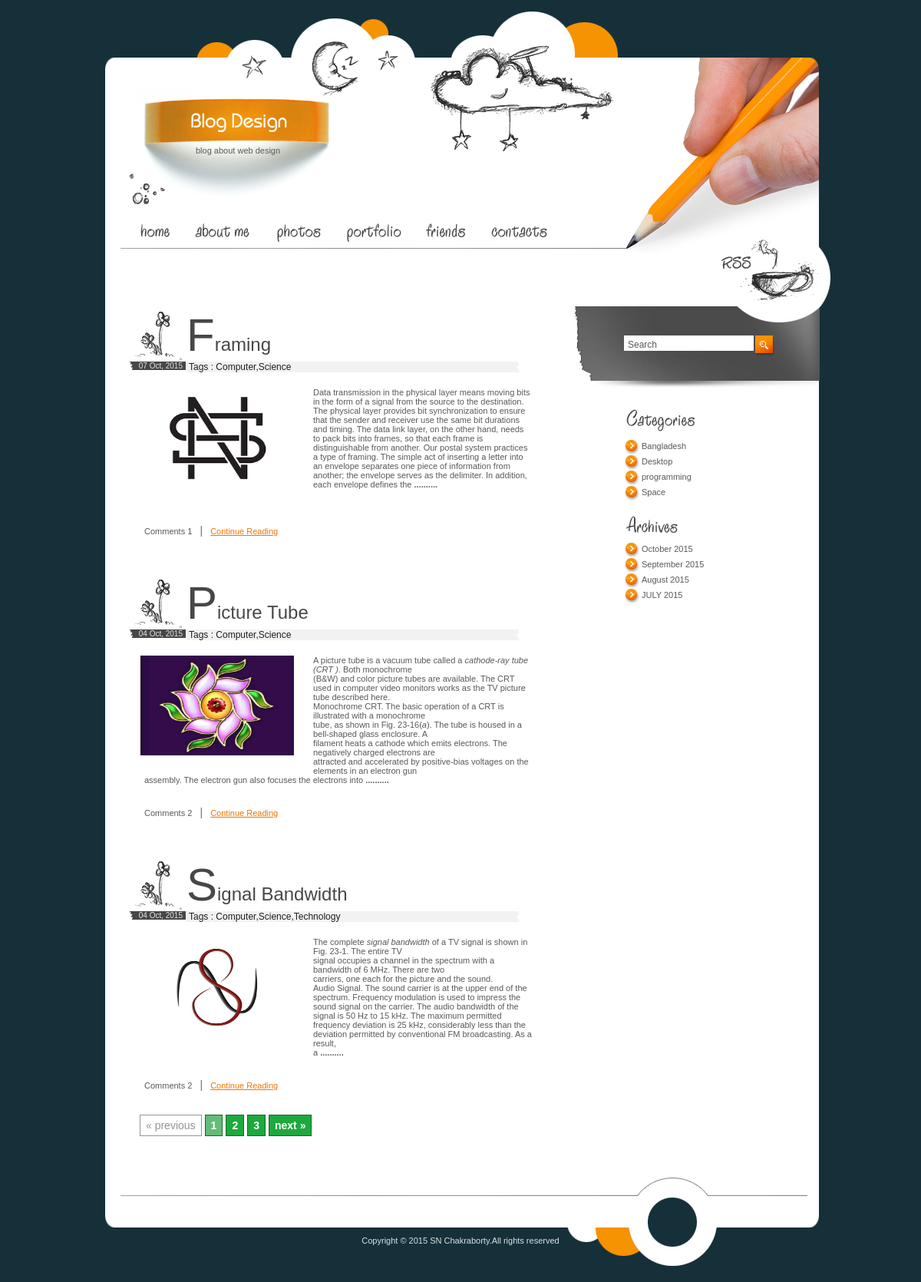
The page / on the database its author committed.
### tables this page shows
CREATE TABLE IF NOT EXISTS `tbl_post` (
  `post_id` int(11) NOT NULL AUTO_INCREMENT,
  `post_title` varchar(255) NOT NULL,
  `post_description` longtext NOT NULL,
  `post_image` varchar(255) NOT NULL,
  `cat_id` int(11) NOT NULL,
  `tag_id` varchar(255) NOT NULL,
  `post_date` varchar(255) NOT NULL,
  `month` varchar(2) NOT NULL,
  `year` varchar(4) NOT NULL,
  `post_timestamp` varchar(255) NOT NULL,
  PRIMARY KEY (`post_id`)
);

CREATE TABLE IF NOT EXISTS `tbl_category` (
  `cat_id` int(11) NOT NULL AUTO_INCREMENT,
  `cat_name` varchar(255) NOT NULL,
  PRIMARY KEY (`cat_id`)
);

CREATE TABLE IF NOT EXISTS `tbl_footer` (
  `id` int(11) NOT NULL AUTO_INCREMENT,
  `description` varchar(100) NOT NULL,
  PRIMARY KEY (`id`),
  UNIQUE KEY `id` (`id`)
);

### index.php (the view, shortened to what this page needs)
<?php include('header.php'); ?>
<?php
			 include('config.php');
			$adjacents = 7;
			$statement = $db->prepare("SELECT * FROM tbl_post ORDER BY post_id DESC");
			$statement->execute();
			$total_pages = $statement->rowCount();
			$targetpage = $_SERVER['PHP_SELF'];
			$limit = 3;
			$page = @$_GET['page'];
			if($page)
				$start = ($page - 1) * $limit;
			else
				$start = 0;
			$statement = $db->prepare("SELECT * FROM tbl_post ORDER BY post_id DESC LIMIT $start, $limit");
			$statement->execute();
			$result = $statement->fetchAll(PDO::FETCH_ASSOC);
			if ($page == 0) $page = 1;
			$prev = $page - 1;
			$next = $page + 1;
			$lastpage = ceil($total_pages/$limit);
			$pagination = "";
			if($lastpage > 1)
			{
				$pagination .= "<div class=\"pagination\">";
				if ($page > 1)
					$pagination.= "<a href=\"$targetpage?page=$prev\">&#171; previous</a>";
				else
					$pagination.= "<span class=\"disabled\">&#171; previous</span>";
				if ($lastpage < 7 + ($adjacents * 2))
				{
					for ($counter = 1; $counter <= $lastpage; $counter++)
					{
						if ($counter == $page)
							$pagination.= "<span class=\"current\">$counter</span>";
						else
							$pagination.= "<a href=\"$targetpage?page=$counter\">$counter</a>";
					}
				}
				if ($page < $counter - 1)
					$pagination.= "<a href=\"$targetpage?page=$next\">next &#187;</a>";
				else
					$pagination.= "<span class=\"disabled\">next &#187;</span>";
				$pagination.= "</div>\n";
			}
			 foreach($result as $row)
				{
			 ?>
			    <div class="post">
				<h2><?php echo $row['post_title'];?></h2>
				<div><span class="date">
				<?php
				$post_date=$row['post_date'];
				$post_day=substr($post_date,8,2);
				$post_month=substr($post_date,5,2);
				$post_year=substr($post_date,0,4);
				if($post_month=='10') {$post_month='Oct';}
				echo $post_day." ".$post_month.", ".$post_year;
			?>
				</span><span class="categories">Tags :
				<?php
								$arr=explode(',',$row['tag_id']);
								$arr_count=count(explode(',',$row['tag_id']));
								$k=0;
								for($j=0;$j<$arr_count;$j++)
								{
									 $statement1=$db->prepare("select * from tbl_tag where tag_id=?");
									 $statement1->execute(array($arr[$j]));
									 $result1=$statement1->fetchAll(PDO::FETCH_ASSOC);
									 foreach($result1 as $row1)
									 {
										$arr1[$k]=$row1['tag_name'];
									 }
								   $k++;
                                }
								$tag_names=implode(",",$arr1);
								echo $tag_names;
                              ?>
				</span></div>
				<div class="description">
				<img src="uploads/<?php echo $row['post_image'];?>" alt="" width="200" height="130" style="float:left;" />
						<p>
						<?php
						$pices=explode(" ",$row['post_description']);
						$first_page=implode(" ",array_splice($pices,0,100));
						$first_page=$first_page."<b> ..........</b>";
						?>
						<?php
						     echo $first_page;
						?>
						</p>
				</div>
				<p class="comments">Comments
				<?php
				   $statement1=$db->prepare("select * from tbl_comment where post_id=? and action=1");
                   $statement1->execute(array($row['post_id']));
                   $totalnum=$statement1->rowCount();
                   echo $totalnum;
				?>
				<span>|</span>   <a href="index2.php?id=<?php echo $row['post_id']; ?>">Continue Reading</a></p>
			</div>
						 <?php
					}
              ?>
<div class="pagination">
<?php echo $pagination;?>
</div>
<?php include('footer.php'); ?>

### header.php (shortened to what this page needs)
<html>
<head>
<link rel="stylesheet" type="text/css" href="style.css" />
<link rel="stylesheet" href="fancybox/source/jquery.fancybox.css?v=2.1.5" type="text/css" media="screen" />
<link rel="stylesheet" href="fancybox/source/helpers/jquery.fancybox-buttons.css?v=1.0.5" type="text/css" media="screen" />
<link rel="stylesheet" href="fancybox/source/helpers/jquery.fancybox-thumbs.css?v=1.0.7" type="text/css" media="screen" />
</head>
<body>
	<div id="header">
		<span class="logo">blog about web design</span>
		<ul id="menu">
			<li><a href="index.php"><img src="images/but1.gif" alt="" width="64" height="42" /></a></li>
			<li><a href="aboutme.php"><img src="images/but2.gif" alt="" width="108" height="42" /></a></li>
			<li><a href=""><img src="images/but3.gif" alt="" width="93" height="42" /></a></li>
			<li><a href=""><img src="images/but4.gif" alt="" width="101" height="42" /></a></li>
			<li><a href=""><img src="images/but5.gif" alt="" width="86" height="42" /></a></li>
			<li><a href=""><img src="images/but6.gif" alt="" width="102" height="42" /></a></li>
		</ul>
		<img src="images/spacer.gif" alt="setalpm" width="120" height="120" border="0" usemap="#Map" class="rss" />
	</div>
	<div id="content">
		<div id="posts">

### footer.php (shortened to what this page needs)
		</div>
		<div id="sidebar">
		    <div id="search">
				<input type="text" value="Search"> <a href="#"><img src="images/go.gif" alt="" width="26" height="26" /></a>
			</div>
			<div class="list">
				<img src="images/title1.gif" alt="" width="186" height="36" />
			<ul>
					 <?php
					 include('config.php');
					  $statement=$db->prepare("select * from tbl_category order by cat_name asc");
					 $statement->execute(array());
					 $result=$statement->fetchAll(PDO::FETCH_ASSOC);
					 foreach($result as $row)
					 {
						 ?>
						 <li><a href="category.php?id=<?php echo $row['cat_id']; ?>"><?php echo $row['cat_name']; ?></a></li>
						 <?php
					 }
					 ?>
			 </ul>
				<img src="images/title2.gif" alt="" width="180" height="34" /><br>
				<?php
				     $j=0;
					 $statement=$db->prepare("select distinct(post_date) from tbl_post order by post_date desc");
					 $statement->execute(array());
					 $result=$statement->fetchAll(PDO::FETCH_ASSOC);
					 foreach($result as $row)
					 {
						 $ym=substr($row['post_date'],0,7);
						 $arr_date[$j]=$ym;
						 $j++;
					 }
					 $result=array_unique($arr_date);
					 $final_val=implode(",",$result);
					 $final_arr_date=explode(",",$final_val);
					 $final_arr_date_count=count(explode(",",$final_val));
					 ?>
				<ul>
				    <?php
					for($j=0;$j<$final_arr_date_count;$j++)
					 {
						$year=substr($final_arr_date[$j],0,4);
						$month=substr($final_arr_date[$j],5,2);
						if($month=='07') {$post_month='JULY';}
						if($month=='08') {$post_month='August';}
						if($month=='09') {$post_month='September';}
						if($month=='10') {$post_month='October';}
					?>
				     <li><a href="archives.php?date=<?php echo $final_arr_date[$j];?>">
						 <?php echo $post_month." ".$year."<br>"; ?>
						 </a>
					</li>
					<?php
				     		}
					?>
				</ul>
			</div>
		</div>
	</div>
	<div id="footer">
		<p>
		   <?php
		   include('config.php');
		  $statement=$db->prepare("select * from tbl_footer where id=1");
		 $statement->execute(array());
		 $result=$statement->fetchAll(PDO::FETCH_ASSOC);
		 foreach($result as $row)
		 {
			 echo $row['description'];
		 }
		    ?>
		</p>
	</div>
</body>
</html>

### style.css (style rules this page uses)
* { margin:0px; padding:0px; }
img { border:0px }
html { width:100%; height:100%; background-color:#163039; }
body { width:1000px; height:100%; position:relative; margin:0 auto; background-image:url(images/bg.gif); background-position:top left; background-repeat:repeat-y; }
html > body { height:auto; min-height:100%; }
#header { width:1000px; background-image:url(images/header_bg.jpg); background-position:top left; background-repeat:no-repeat; padding:281px 0 63px 0 }
.logo { position:absolute; top:190px; left:155px; font-family:Arial, Helvetica, sans-serif; font-size:11px; color:#595959 }
#menu { padding:0 0 1px 71px; overflow:hidden; height:42px; }
#menu li { display:inline }
#menu img { float:left }
#content { width:932px; padding:0 0 150px 68px; overflow:hidden; }
#footer { height:150px; position:absolute; bottom:0px; background-image:url(images/footer_bg.jpg); background-position:top left; background-repeat:no-repeat; width:1000px; font-family:Tahoma, sans-serif; font-size:11px; color:#D8E4E8; }
#footer p { width:100%; text-align:center; padding:90px 0 0 0 }
#posts { width:532px; float:left; padding:0 44px 0 0; / padding:10px 44px 0 0; font-family:Arial, Helvetica, sans-serif; font-size:11px; color:#595959 }
#sidebar { width:356px; float:left }
.post { padding:0 0 35px 0; overflow:hidden; width:532px; float:left; }
.post h2 { font-family:Arial, Helvetica, sans-serif; font-size:24px; color:#474747; font-weight:normal; display:block; padding:15px 0 0 75px; / line-height:70px; background-image:url(images/h_bg.jpg); background-position:bottom left; background-repeat:no-repeat; }
.post h2:first-letter { font-size:60px; }
.date { display:block; float:left; background-image:url(images/date_bg.gif); background-position:top left; background-repeat:no-repeat; width:70px; text-align:right; font-family:Arial, Helvetica, sans-serif; font-size:10px; color:#E6E5E5; padding:0 4px 0 0 }
.categories { display:block; float:left; background-image:url(images/categories_bg.gif); background-position:top left; background-repeat:no-repeat; width:454px; font-family:Arial, Helvetica, sans-serif; font-size:12px; color:#1D1D1D; padding:0 0 0 4px }
.description { padding:20px 0 0 0; float:left; margin:0 0 15px 0; / margin:0; }
.post .description img { float:center; padding:0 25px 20px 15px; margin:0px; }
.post .description p { display:block; width:95%; padding:0 0 0 20px }
.comments { display:block; float:left; line-height:17px; padding:5px 0 0 18px; }
.comments a { color:#F07402; text-decoration:underline }
.comments span { font-size:14px; color:#6E6E6E; padding:0 7px; line-height:17px; }
#search { background-image:url(images/search_bg.jpg); background-position:top left; background-repeat:no-repeat; width:356px; height:124px; margin:0 0 20px 0 }
#search input { width:169px; height:20px; border:0px; line-height:15px; font-family:Arial, Helvetica, sans-serif; font-size:12px; color:#595959; margin:50px 0 0 69px; padding:3px 0 0 5px; float:left }
#search a { display:block; float:left; margin:50px 0 0 2px }
.list { padding:0 0 15px 35px; margin-left:30px; }
.list ul { width:290px; overflow:hidden; padding:5px 0 15px 5px }
.list li { list-style-type:none; background-image:url(images/bullet.gif); background-position:top left; background-repeat:no-repeat; padding:0 0 5px 22px; line-height:15px; height:15px; width:240px; float:left; }
.list a { font-family:Arial, Helvetica, sans-serif; font-size:11px; color:#595959; text-decoration:none; }
.post p { width:511px; padding:13px 0 0 20px; }
.rss { position:absolute; top:300px; right:30px; }
div.pagination { padding: 3px; margin: 3px; z-index: 1000; font-size: 14px; margin-bottom: 20px; }
div.pagination a { padding: 5px 7px; margin: 2px; border: 1px solid #0D6B23; text-decoration: none; background-color: #1DA93E; color: #FFF; font-weight: bold; }
div.pagination span.current { padding: 5px 7px; margin: 2px; border: 1px solid #0D6B23; font-weight: bold; background-color: #63BC78; color: #FFF; font-weight: bold; }
div.pagination span.disabled { padding: 5px 7px; margin: 2px; border: 1px solid #929693; color: #929693; }

### rows shown on the page
tbl_post: post_title "Framing", post_date "07", post_date "Oct", post_date "2015", tag_names "Computer,Science", post_image (picture), first_page "Data transmission in the physical layer means moving bits in the form of a signal from the source to the destination. The physical layer provides bit synchronization to ensure that the sender and receiver use the same bit durations and timing. The data link layer, on the other hand, needs to pack bits into frames, so that each frame is distinguishable from another. Our postal system practices a type of framing. The simple act of inserting a letter into an envelope separates one piece of information from another; the envelope serves as the delimiter. In addition, each envelope defines the", totalnum "1"
tbl_post: post_title "Picture Tube", post_date "04", post_date "Oct", post_date "2015", tag_names "Computer,Science", post_image (picture), first_page "A picture tube is a vacuum tube called a cathode-ray tube (CRT ) . Both monochrome (B&W) and color picture tubes are available. The CRT used in computer video monitors works as the TV picture tube described here. Monochrome CRT. The basic operation of a CRT is illustrated with a monochrome tube, as shown in Fig. 23-16( a ). The tube is housed in a bell-shaped glass enclosure. A filament heats a cathode which emits electrons. The negatively charged electrons are attracted and accelerated by positive-bias voltages on the elements in an electron gun assembly. The electron gun also focuses the electrons into", totalnum "2"
tbl_post: post_title "Signal Bandwidth", post_date "04", post_date "Oct", post_date "2015", tag_names "Computer,Science,Technology", post_image (picture), first_page "The complete signal bandwidth of a TV signal is shown in Fig. 23-1. The entire TV signal occupies a channel in the spectrum with a bandwidth of 6 MHz. There are two carriers, one each for the picture and the sound. Audio Signal. The sound carrier is at the upper end of the spectrum. Frequency modulation is used to impress the sound signal on the carrier. The audio bandwidth of the signal is 50 Hz to 15 kHz. The maximum permitted frequency deviation is 25 kHz, considerably less than the deviation permitted by conventional FM broadcasting. As a result, a", totalnum "2"
tbl_category: cat_name "Bangladesh"
tbl_category: cat_name "Desktop"
tbl_category: cat_name "programming"
tbl_category: cat_name "Space"
tbl_footer: description "Copyright © 2015 SN Chakraborty.All rights reserved"

### other values the page prints
$post_month "October"
$year "2015"
$post_month "September"
$post_month "August"
$post_month "JULY"
